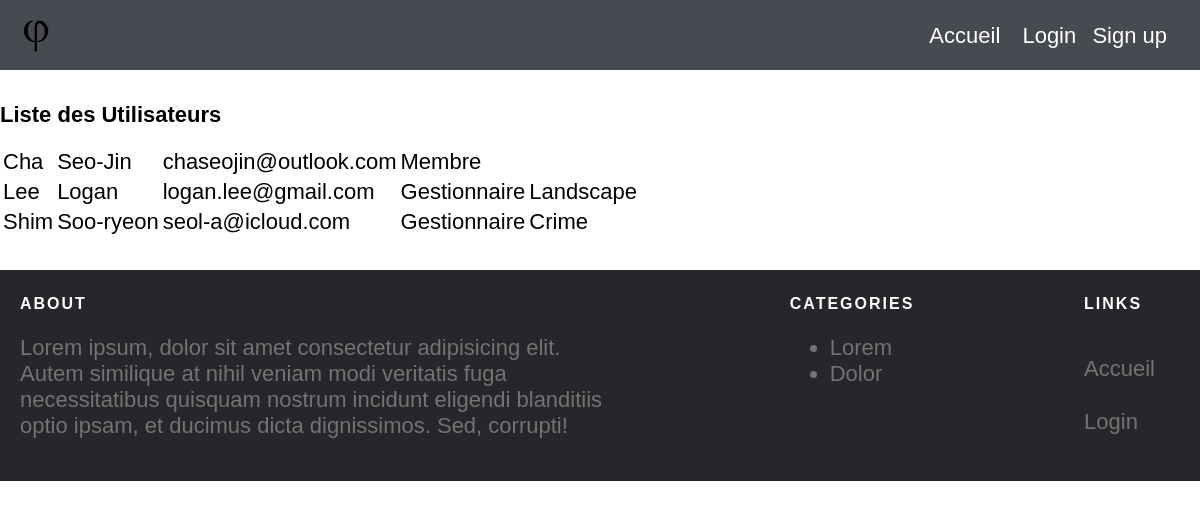
The app's page /ctrl/user-list.php with its own data.
### tables this page shows
CREATE TABLE utilisateur (
   id bigint (20) NOT NULL AUTO_INCREMENT PRIMARY KEY
  ,nom varchar(50) NOT NULL
  ,prenom varchar(50) NOT NULL
  ,email varchar (50) NOT NULL
  ,motDePasse varchar (50) NOT NULL
  ,idRole bigint (20)
);

CREATE TABLE role (
   id bigint(20) NOT NULL AUTO_INCREMENT PRIMARY KEY
  ,nom varchar(50) NOT NULL
);

CREATE TABLE article (
   id bigint(20) NOT NULL AUTO_INCREMENT PRIMARY KEY
  ,titre  varchar(50) NOT NULL
  ,description varchar(80) NOT NULL
  ,texte varchar(50) NOT NULL
  ,illustration varbinary(500)
  ,idUtilisateur bigint(20) NOT NULL
);

### ctrl/user-list.php (called while the page is built, shortened)
<?php
require("../lib/user.php");
$listUser = readAllUser();
include("../view/user-list.php");

### lib/db.php (called while the page is built)
<?php
function getPDO()
{
    $host = '127.0.0.1';
    $port = '3306';
    $dbname = '520_fc';
    $user = 'root';
    $password = '';
    $dataSourceName = "mysql:host=$host;port=$port;dbname=$dbname";
    $pdo = new PDO($dataSourceName, $user, $password);
    $pdo->setAttribute(PDO::ATTR_ERRMODE, PDO::ERRMODE_EXCEPTION);
    return $pdo;
}

### lib/user.php (called while the page is built, shortened)
<?php
require ("db.php");
function readAllUser()
{
    $query = 'SELECT USER.id, USER.nom, USER.prenom, USER.email, USER.motDePasse, R.nom AS role, ART.titre AS ART_titre';
    $query .= ' FROM utilisateur AS USER';
    $query .= ' JOIN role AS R ON USER.idRole = R.id';
    $query .= ' LEFT JOIN article AS ART ON USER.id = ART.idUtilisateur';
    $query .= ' ORDER BY USER.nom';
    $stmt = getPDO()->prepare($query);
    $stmt->execute();
    $result = $stmt->fetchAll(PDO::FETCH_ASSOC);
    return $result;
}

### view/user-list.php (the view)
<?php include '../view/partial/header.php';?>
<main>
    <h2>Liste des Utilisateurs</h2>
    <table>
        <?php foreach($listUser as $user) : ?>
            <tr>
                <td><?= $user['nom'] ?></td>
                <td><?= $user['prenom'] ?></td>
                <td><?= $user['email'] ?></td>
                <td><?= $user['role'] ?></td>
                <td><?= $user['ART_titre'] ?></td>
            </tr>
        <?php endforeach;?>
    </table>
</main>
<?php include '../view/partial/footer.php' ?>

### view/partial/header.php (shortened to what this page needs)
<!DOCTYPE html>
<html lang="fr">
<head>
    <link rel="stylesheet" href="/asset/css/style.css">
</head>
<body>
    <nav class="p-1 d-flex jc-center jc-spbet">
        <a href="/index.php"><img src="/asset/img/phi.png" alt="Logo"></a>
        <div class="mar-10">
        <a href="/index.php" class="text-deco c-white mar-r-16">Accueil</a>
        <?php if (isset($_SESSION['utilisateur_id'])) : ?>
        <a href="../ctrl/article-list.php" class="text-deco c-white mar-r-10">Gérer les articles</a></li>
        <a href="../ctrl/user-list.php" class="text-deco c-white mar-r-10">Liste des utilisateurs</a></li>
        <a href="../ctrl/login.php" class="text-deco c-white mar-r-10">Logout</a>
        <?php else : ?>
         <a href="../ctrl/login.php" class="text-deco c-white mar-r-10">Login</a>
         <a href="../ctrl/sign-up.php" class="text-deco c-white mar-r-10">Sign up</a>
         <?php endif; ?>
        </div>
    </nav>

### view/partial/footer.php
    <footer>
        <div class="container p-1 d-flex wrap site-footer jc-spbet">
            <div class="w-600 ">
                <h3>About</h3>
                <p class="c-light-gray">Lorem ipsum, dolor sit amet consectetur adipisicing elit. Autem similique at nihil veniam modi veritatis fuga necessitatibus quisquam nostrum incidunt eligendi blanditiis optio ipsam, et ducimus dicta dignissimos. Sed, corrupti!</p>
            </div>
            <div>
                <h3>Categories</h3>
                <ul class="c-light-gray">
                    <li><a href="" class="text-deco c-light-gray">Lorem</a></li>
                    <li><a href="" class="text-deco c-light-gray">Dolor</a></li>
                </ul>
            </div>
            <div class="d-grid p-r-25">
                <h3>Links</h3>
                <a href="/index.php" class="text-deco c-light-gray">Accueil</a>
                <a href="../../lib/login.php" class="text-deco c-light-gray">Login</a>
            </div>
        </div>
    </footer>
</body>
</html>

### asset/css/style.css (style rules this page uses)
* { box-sizing: border-box; font-family: Arial, Helvetica, sans-serif; font-size: 22px; }
body { margin: 0; }
img { max-width: 100%; }
.p-1 { padding: 16px; }
.d-flex { display: flex; }
.wrap { flex-wrap: wrap; }
.jc-center { justify-content: center; }
.jc-spbet { justify-content: space-between; }
.text-deco { text-decoration: none; }
nav { background-color: #484a51; height: 70px; width: 100%; margin-bottom: 32px; }
.c-white { color: white; }
img { width: 40px; }
.mar-10 { margin: 7px; }
.mar-r-10 { margin-right: 10px; }
.mar-r-16 { margin-right: 16px; }
.d-grid { display: grid; }
footer { position: relative; bottom: 0; max-width: 100%; }
.site-footer { background-color: #26272b; padding: 20px; margin-top: 32px; }
.site-footer h3 { color: #fff; font-size: 16px; text-transform: uppercase; margin-top: 5px; letter-spacing: 2px; }
.c-light-gray { color: #737373; }
.w-600 { max-width: 600px; }
.p-r-25 { padding-right: 25px; }

### records on screen
utilisateur: nom "Cha", prenom "Seo-Jin", email "chaseojin@outlook.com", idRole.nom "Membre"
utilisateur: nom "Lee", prenom "Logan", email "logan.lee@gmail.com", idRole.nom "Gestionnaire", article.titre "Landscape"
utilisateur: nom "Shim", prenom "Soo-ryeon", email "seol-a@icloud.com", idRole.nom "Gestionnaire", article.titre "Crime"
